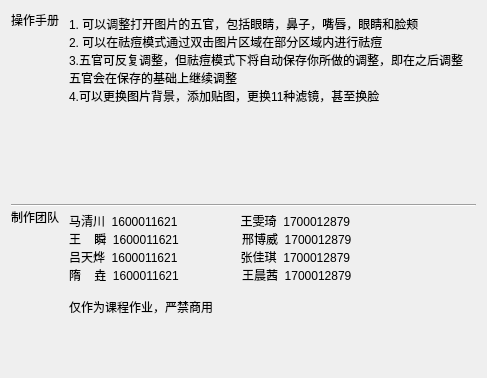
<?xml version="1.0" encoding="UTF-8"?>
<ui version="4.0">
 <class>Dialog</class>
 <widget class="QDialog" name="Dialog">
  <property name="windowModality">
   <enum>Qt::ApplicationModal</enum>
  </property>
  <property name="enabled">
   <bool>true</bool>
  </property>
  <property name="geometry">
   <rect>
    <x>0</x>
    <y>0</y>
    <width>487</width>
    <height>378</height>
   </rect>
  </property>
  <property name="maximumSize">
   <size>
    <width>487</width>
    <height>400</height>
   </size>
  </property>
  <property name="focusPolicy">
   <enum>Qt::NoFocus</enum>
  </property>
  <property name="contextMenuPolicy">
   <enum>Qt::DefaultContextMenu</enum>
  </property>
  <property name="windowTitle">
   <string>About Photo Editor</string>
  </property>
  <property name="sizeGripEnabled">
   <bool>false</bool>
  </property>
  <property name="modal">
   <bool>true</bool>
  </property>
  <layout class="QGridLayout" name="gridLayout_2">
   <item row="0" column="0">
    <layout class="QGridLayout" name="gridLayout" rowstretch="0,0,0,0,4">
     <property name="verticalSpacing">
      <number>1</number>
     </property>
     <item row="0" column="0">
      <widget class="QLabel" name="label">
       <property name="enabled">
        <bool>true</bool>
       </property>
       <property name="layoutDirection">
        <enum>Qt::LeftToRight</enum>
       </property>
       <property name="text">
        <string>操作手册</string>
       </property>
       <property name="alignment">
        <set>Qt::AlignBottom|Qt::AlignHCenter</set>
       </property>
      </widget>
     </item>
     <item row="1" column="0">
      <spacer name="verticalSpacer">
       <property name="orientation">
        <enum>Qt::Vertical</enum>
       </property>
       <property name="sizeHint" stdset="0">
        <size>
         <width>20</width>
         <height>148</height>
        </size>
       </property>
      </spacer>
     </item>
     <item row="2" column="0" colspan="2">
      <widget class="Line" name="line">
       <property name="orientation">
        <enum>Qt::Horizontal</enum>
       </property>
      </widget>
     </item>
     <item row="3" column="0">
      <widget class="QLabel" name="label_2">
       <property name="text">
        <string>制作团队</string>
       </property>
       <property name="alignment">
        <set>Qt::AlignBottom|Qt::AlignLeading|Qt::AlignLeft</set>
       </property>
      </widget>
     </item>
     <item row="4" column="0">
      <spacer name="verticalSpacer_2">
       <property name="orientation">
        <enum>Qt::Vertical</enum>
       </property>
       <property name="sizeHint" stdset="0">
        <size>
         <width>20</width>
         <height>58</height>
        </size>
       </property>
      </spacer>
     </item>
     <item row="0" column="1" rowspan="2">
      <widget class="QPlainTextEdit" name="plainTextEdit">
       <property name="layoutDirection">
        <enum>Qt::LeftToRight</enum>
       </property>
       <property name="styleSheet">
        <string notr="true">background: transparent;    </string>
       </property>
       <property name="frameShape">
        <enum>QFrame::NoFrame</enum>
       </property>
       <property name="verticalScrollBarPolicy">
        <enum>Qt::ScrollBarAlwaysOff</enum>
       </property>
       <property name="horizontalScrollBarPolicy">
        <enum>Qt::ScrollBarAlwaysOff</enum>
       </property>
       <property name="readOnly">
        <bool>true</bool>
       </property>
       <property name="plainText">
        <string>1. 可以调整打开图片的五官，包括眼睛，鼻子，嘴唇，眼睛和脸颊
2. 可以在祛痘模式通过双击图片区域在部分区域内进行祛痘
3.五官可反复调整，但祛痘模式下将自动保存你所做的调整，即在之后调整五官会在保存的基础上继续调整
4.可以更换图片背景，添加贴图，更换11种滤镜，甚至换脸</string>
       </property>
       <property name="backgroundVisible">
        <bool>false</bool>
       </property>
       <property name="centerOnScroll">
        <bool>false</bool>
       </property>
      </widget>
     </item>
     <item row="3" column="1" rowspan="2">
      <widget class="QPlainTextEdit" name="plainTextEdit_2">
       <property name="enabled">
        <bool>true</bool>
       </property>
       <property name="styleSheet">
        <string notr="true">background: transparent;    </string>
       </property>
       <property name="frameShape">
        <enum>QFrame::NoFrame</enum>
       </property>
       <property name="verticalScrollBarPolicy">
        <enum>Qt::ScrollBarAlwaysOff</enum>
       </property>
       <property name="horizontalScrollBarPolicy">
        <enum>Qt::ScrollBarAlwaysOff</enum>
       </property>
       <property name="readOnly">
        <bool>true</bool>
       </property>
       <property name="plainText">
        <string>马清川  1600011621                   王雯琦  1700012879
王    瞬  1600011621                   邢博威  1700012879
吕天烨  1600011621                   张佳琪  1700012879
隋    垚  1600011621                   王晨茜  1700012879

仅作为课程作业，严禁商用</string>
       </property>
      </widget>
     </item>
    </layout>
   </item>
  </layout>
 </widget>
 <resources/>
 <connections/>
</ui>
